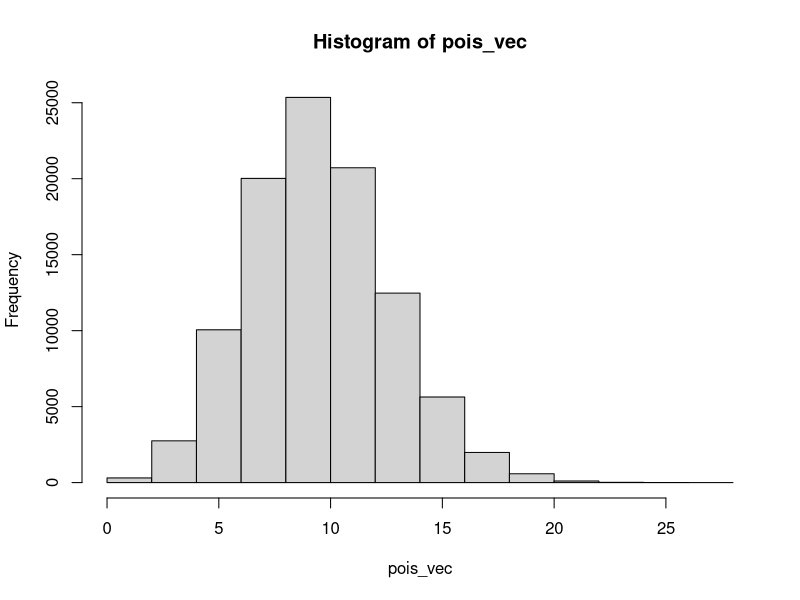
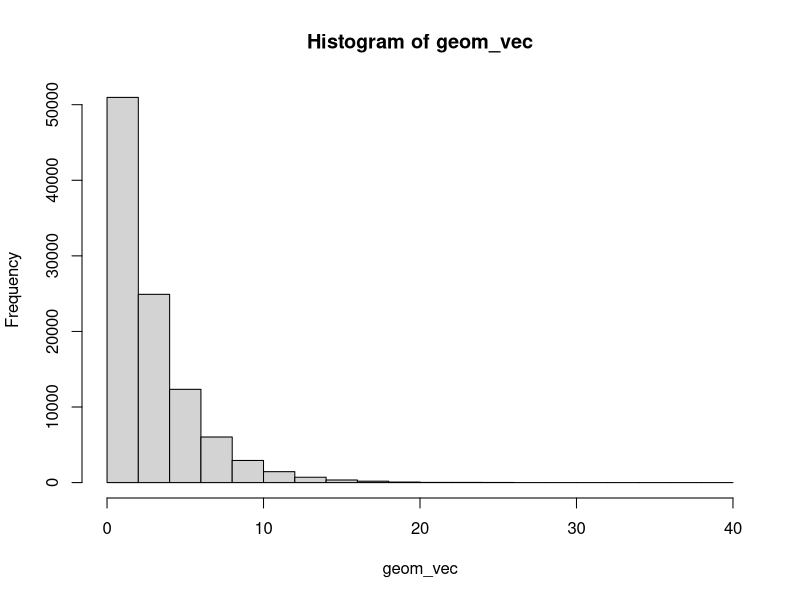

Here is the R script that generated these plots, in order:
## ---- chunk 1
# the function %% finds remainder after dividing by a divisor
# then, ==0 checks if remainder is equal to 0. this is true iff even

is.even = function(X) return((X%%2)==0)

is.even(3)
is.even(112)

# also works on vector input
is.even(c(1,2,3,4,5))
## ---- chunk 2
pois_vec = rpois(1e5,1)
mean(is.even(pois_vec))
## ---- chunk 3
pois_vec = rpois(1e5,10)
mean(is.even(pois_vec))
## ---- chunk 4
# Monte Carlo solution
pois_vec = rpois(1e5,10)
mean(pois_vec > 20)

# Exact solution
1-ppois(20,10) # very close!

## ---- chunk 5
pois_vec = rpois(1e5,10)
mean(pois_vec) # close to 10, the theoretical expected value
## ---- chunk 6
rgeom2 = function(n, prob){
  return(rgeom(n,prob) + 1)
}
## ---- chunk 7
geom_vec = rgeom2(1e5,0.3) #should we use any p we like??
mean(geom_vec) # very close to theoretical expected value of 1/p = 1/0.3 = 3.333
## ---- chunk 8
# Monte Carlo solution
geom_vec = rgeom2(1e5,0.3)
mean(geom_vec > 20)
## ---- chunk 9
hist(pois_vec)
hist(geom_vec)
## ---- chunk 10
set.seed(123) # to be able to reproduce the random results I'm about to get
M = 1e5 #sample 10^5 times from a Binomial(416, 0.1)
MC.BinSamples = rbinom(M,416,0.1)
mean(MC.BinSamples >= 47) # 21%
## ---- chunk 11
# See Lecture 5
p_hat = 47/416

set.seed(123) # to be able to reproduce the random results I'm about to get
M = 1e5 #sample 10^5 times from a Binomial(416, p_hat)

MC.BinSamples2 = rbinom(M,416,p_hat)
MC.MemeProportions = MC.BinSamples2/416

# Now construct the confidence interval
CI = quantile( MC.MemeProportions, probs=c(0.025, 0.975) )
